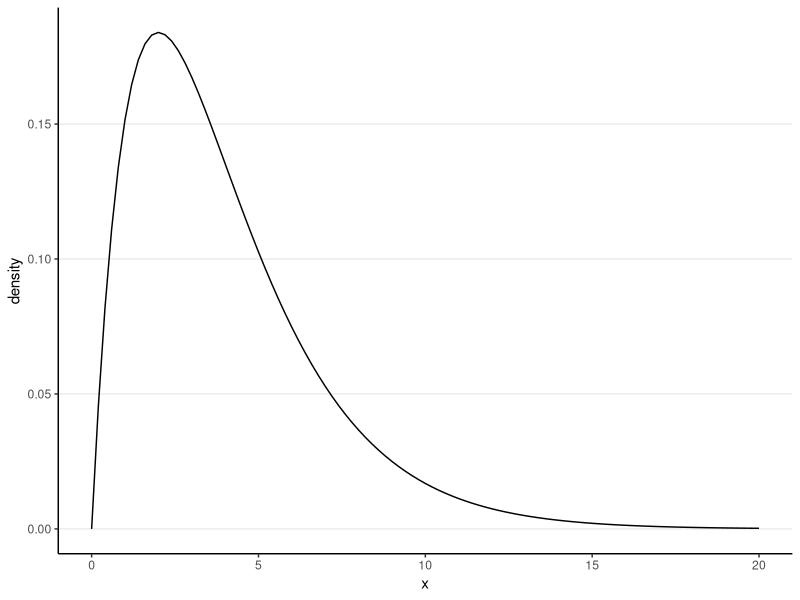
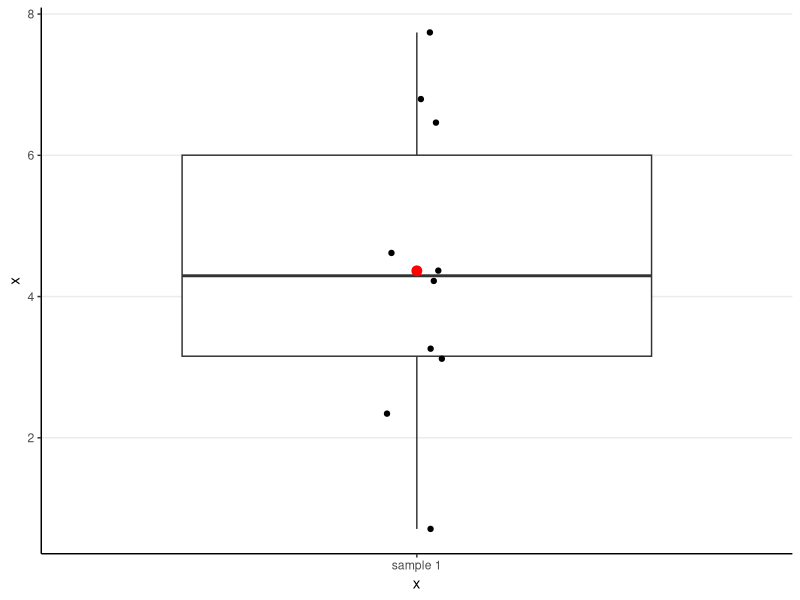
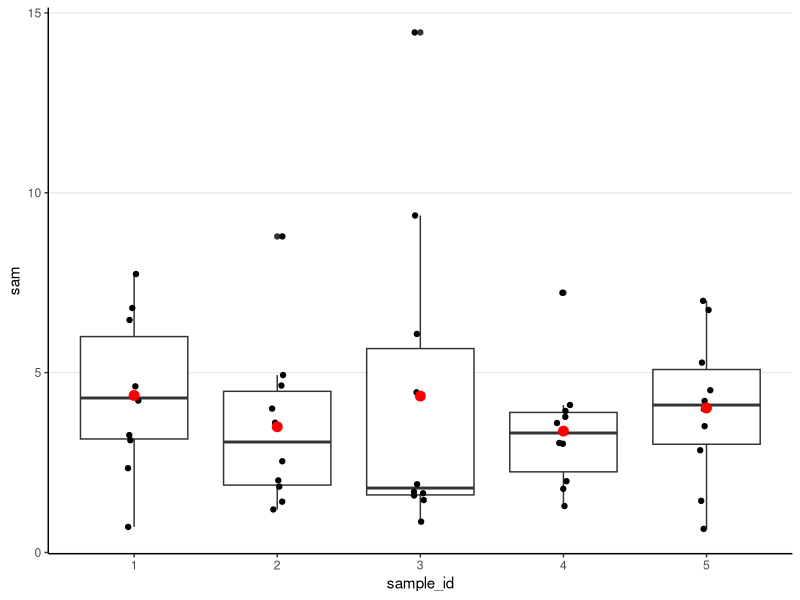
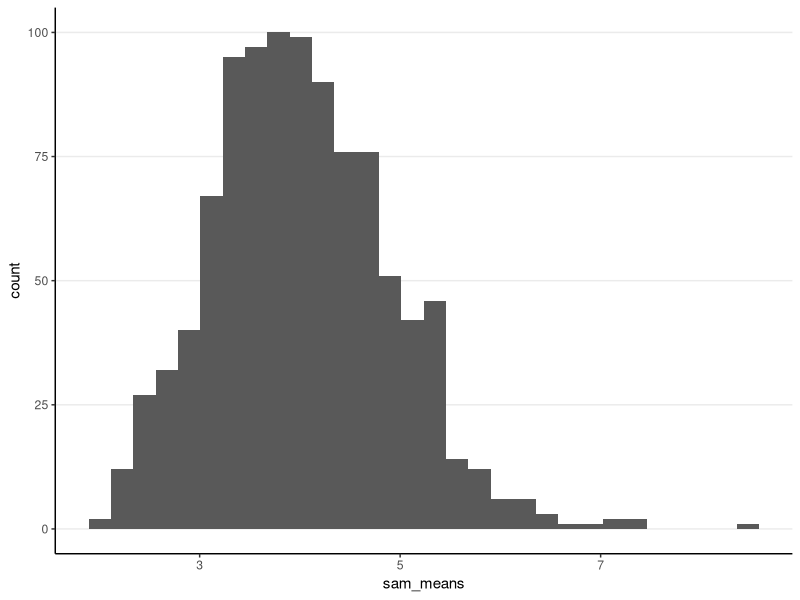
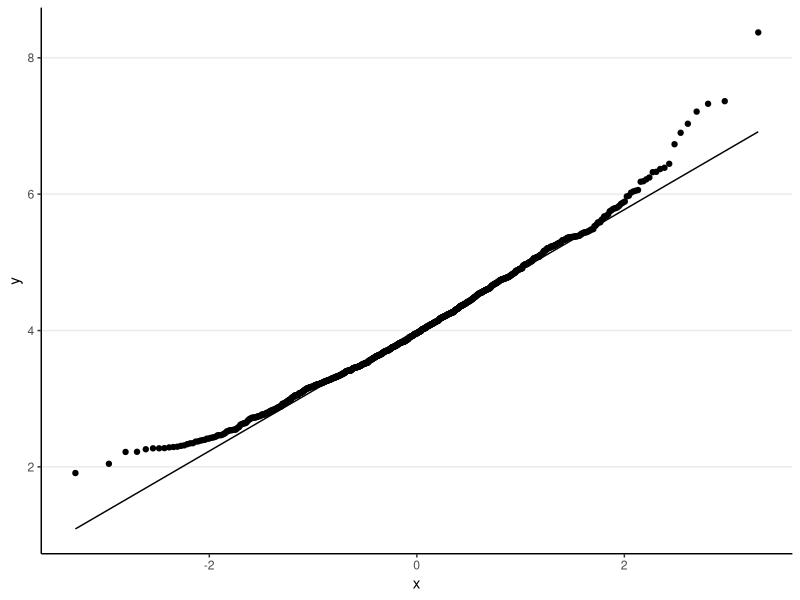
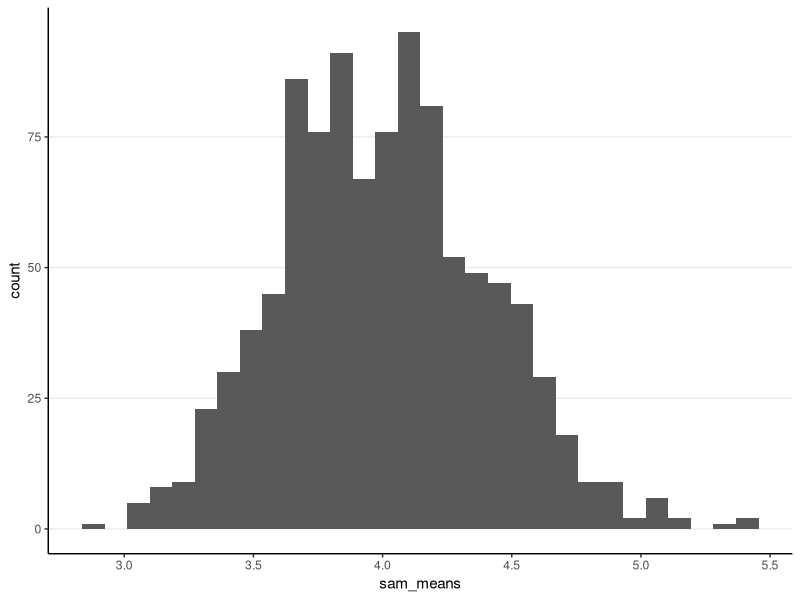
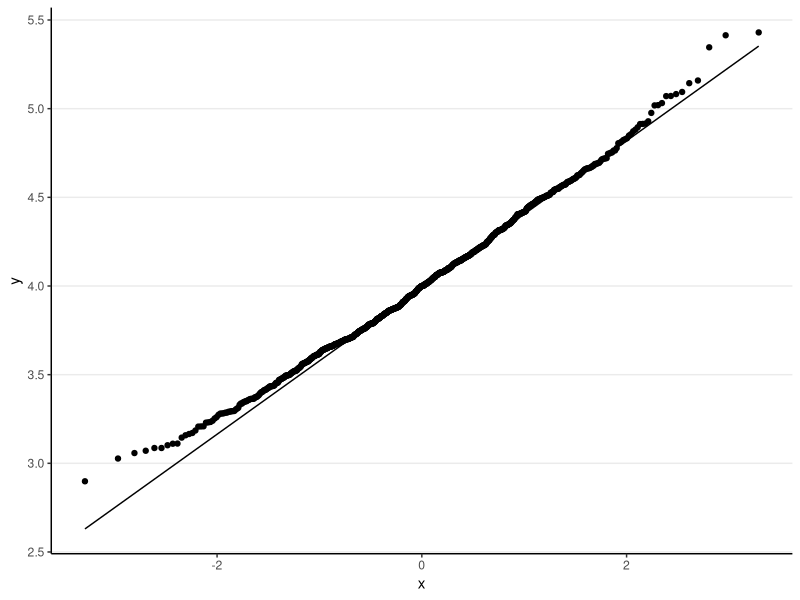
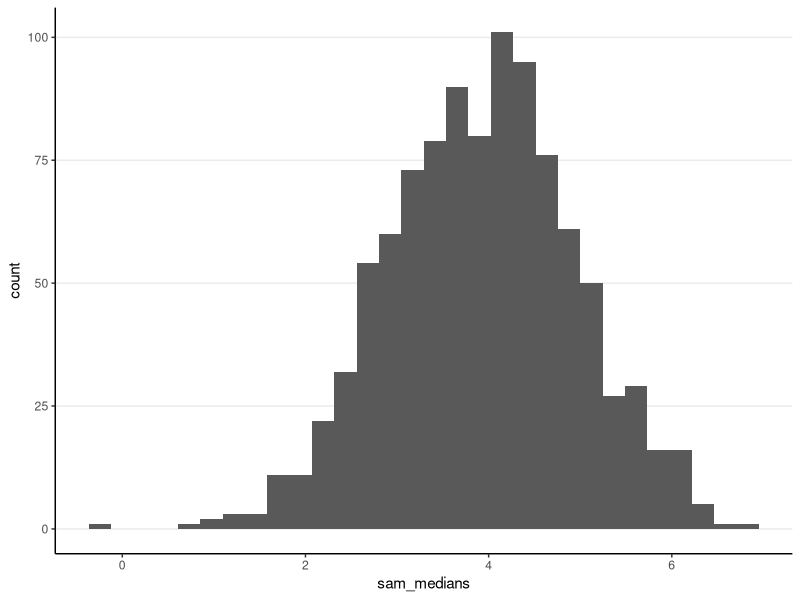

Write the R code that produced these figures, in order.
## ---- chunk 1
knitr::opts_chunk$set(echo = TRUE, comment = ">#")
comma <- function(x, digits. = 2L) format(x, digits = digits., big.mark = ",")
## ---- chunk 2
# Load required packages
library(tidyverse)
theme_set(theme_classic() +
            theme(panel.grid.major.y = element_line(color = "grey92")))
## ---- chunk 3
ggplot(tibble(x = c(0, 20)), aes(x = x)) + 
  stat_function(fun = dchisq, args = list(df = 4), bw = "SJ") + 
  labs(y = "density")
## ---- chunk 4
set.seed(1928)
sample_size <- 10  # define sample size
sam1 <- rchisq(sample_size, df = 4)  # draw random sample
ggplot(tibble(x = sam1), aes(x = "sample 1", y = x)) + 
  geom_boxplot() +
  geom_jitter(width = 0.05, height = 0) +
  stat_summary(fun = mean, geom = "point", col = "red", size = 3)
## ---- chunk 5
# Draw four more random sample
new_sam <- replicate(4, expr = rchisq(sample_size, df = 4), 
                     simplify = FALSE)
sam <- c(list(sam1), new_sam)
ggplot(tibble(sam, sample_id = factor(seq_len(5))) %>%
         unnest(cols = sam), 
       aes(x = sample_id, y = sam)) + 
  geom_boxplot() +
  geom_jitter(width = 0.05, height = 0) +
  stat_summary(fun = mean, geom = "point", col = "red", size = 3)
## ---- chunk 6
NREP <- 1000  # number of replications
sample_size <- 10  # define sample size
# Initialize place holders for results
sam_means <- rep(NA, NREP)  # an empty vector with NREP elements
for (i in seq_len(NREP)) {
  sam_means[i] <- mean(rchisq(sample_size, df = 4))
}
# Plot the distribution of the means:
ggplot(tibble(sam_means), aes(x = sam_means)) + 
  geom_histogram()
# Check normality
ggplot(tibble(sam_means), aes(sample = sam_means)) + 
  stat_qq() + 
  stat_qq_line()
# Descriptive statistics
psych::describe(sam_means)
## ---- chunk 7
NREP <- 1000  # number of replications
sample_size <- 50  # define sample size
# Initialize place holders for results
sam_means <- rep(NA, NREP)  # an empty vector with NREP elements
for (i in seq_len(NREP)) {
  sam_means[i] <- mean(rchisq(sample_size, df = 4))
}
# Plot the means:
ggplot(tibble(sam_means), aes(x = sam_means)) + 
  geom_histogram()
# Check normality
ggplot(tibble(sam_means), aes(sample = sam_means)) + 
  stat_qq() + 
  stat_qq_line()
# Descriptive statistics
psych::describe(sam_means)
## ---- chunk 8
NREP <- 1000  # number of replications
sample_size <- 10  # define sample size
# Initialize place holders for results
sam_medians <- rep(NA, NREP)  # an empty vector with NREP elements
for (i in seq_len(NREP)) {
  sam_medians[i] <- median(rnorm(sample_size, mean = 4, sd = sqrt(8)))
}
# Plot the means:
ggplot(tibble(sam_medians), aes(x = sam_medians)) + 
  geom_histogram()
# Check normality
ggplot(tibble(sam_medians), aes(sample = sam_medians)) + 
  stat_qq() + 
  stat_qq_line()
# Descriptive statistics
psych::describe(sam_medians)
## ---- chunk 9
var_sam_mean <- 8 / 10  # theoretical value
var_sam_median <- var(sam_medians)
(re_median_mean <- var_sam_mean / var_sam_median)
## ---- chunk 10
(mse_sam_median <- mean((sam_medians - 4)^2))
